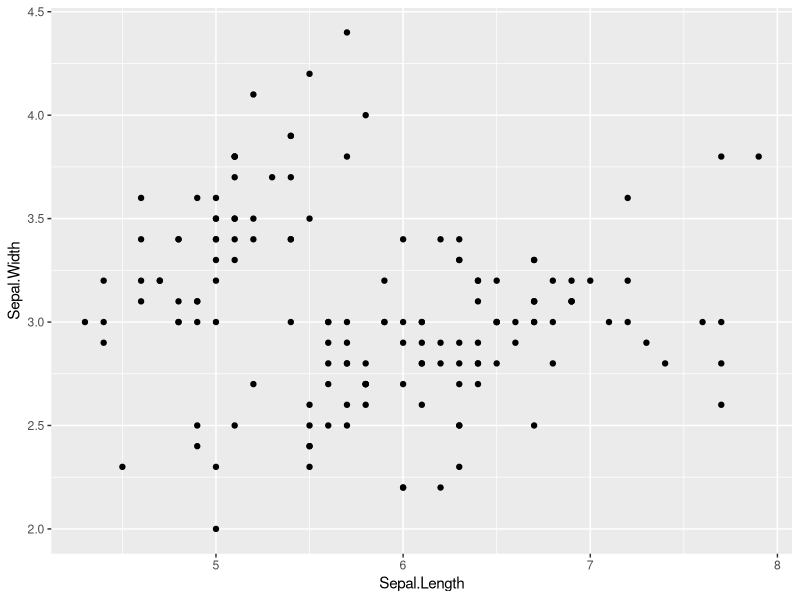
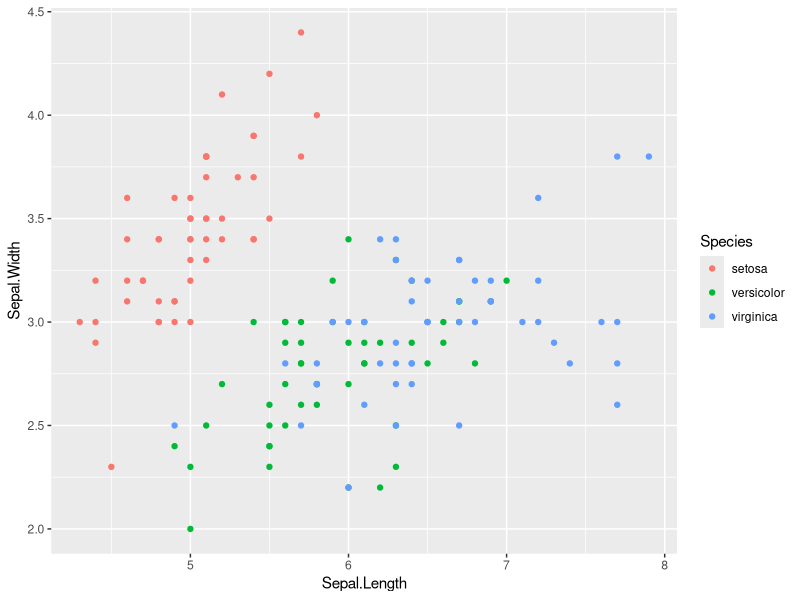
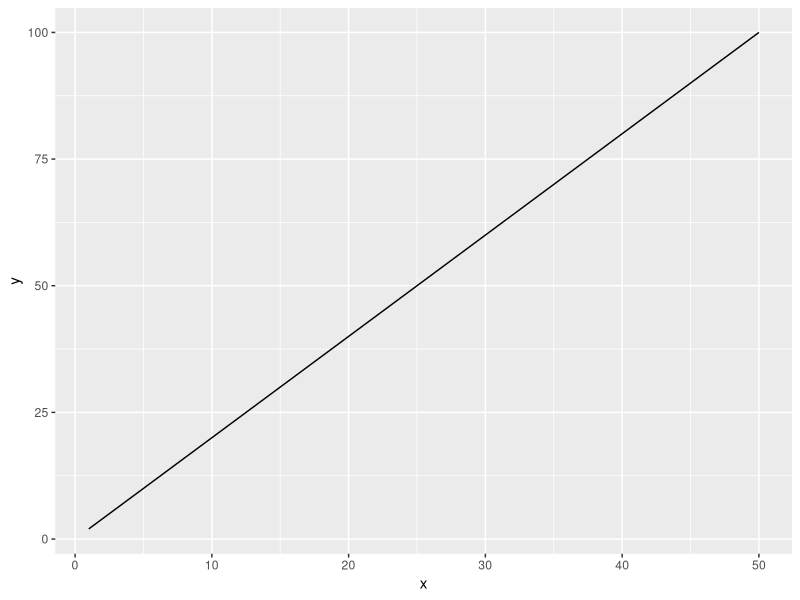
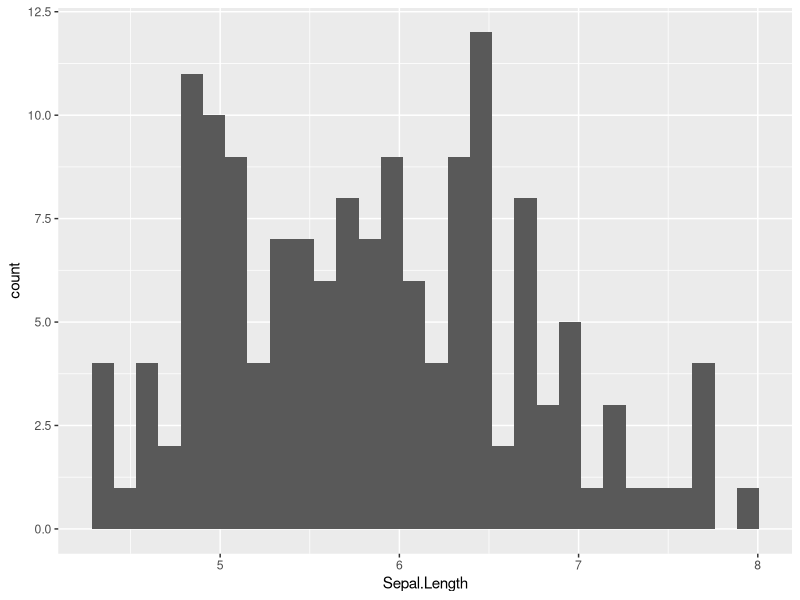
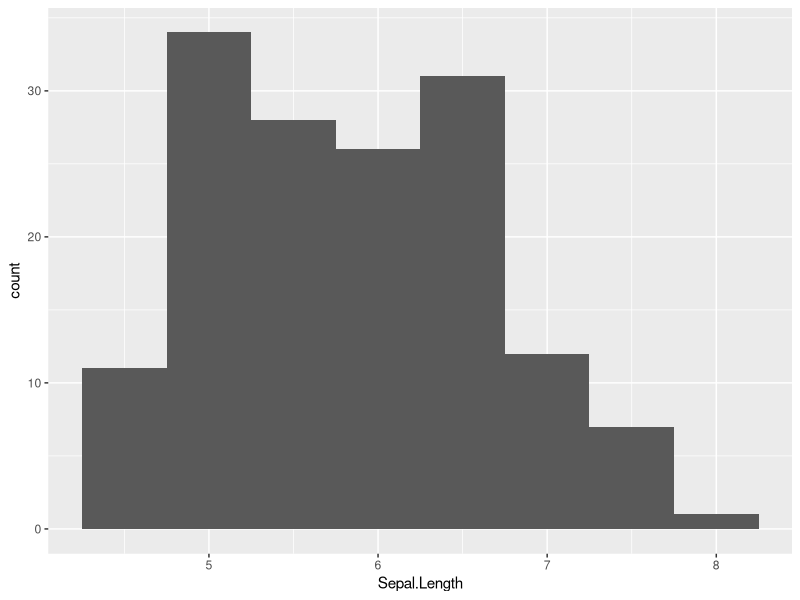
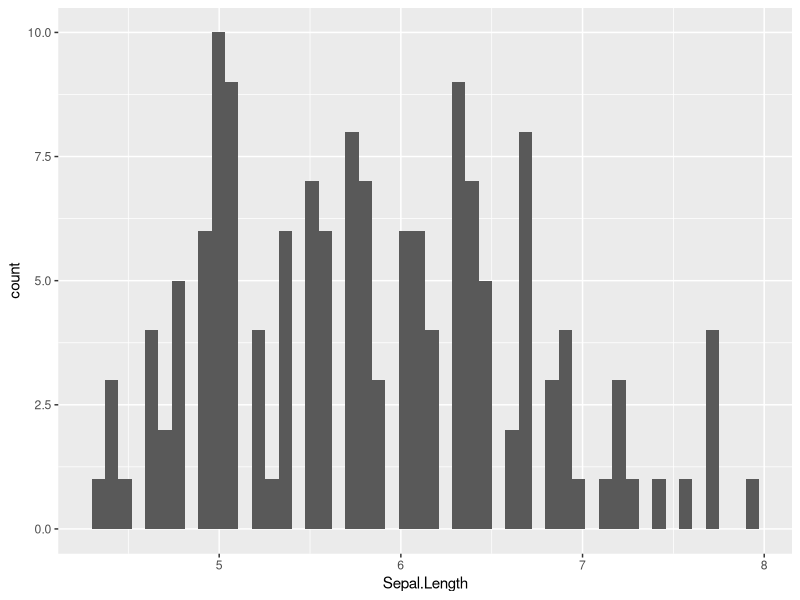
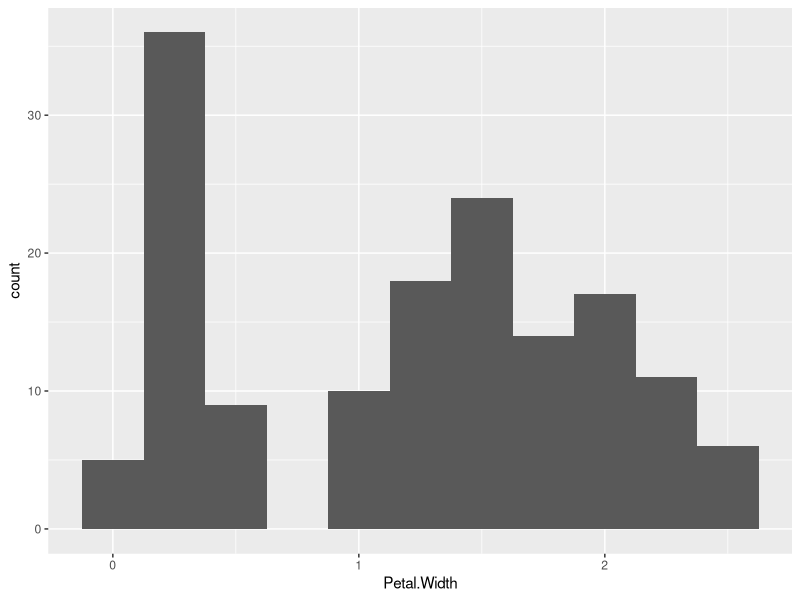
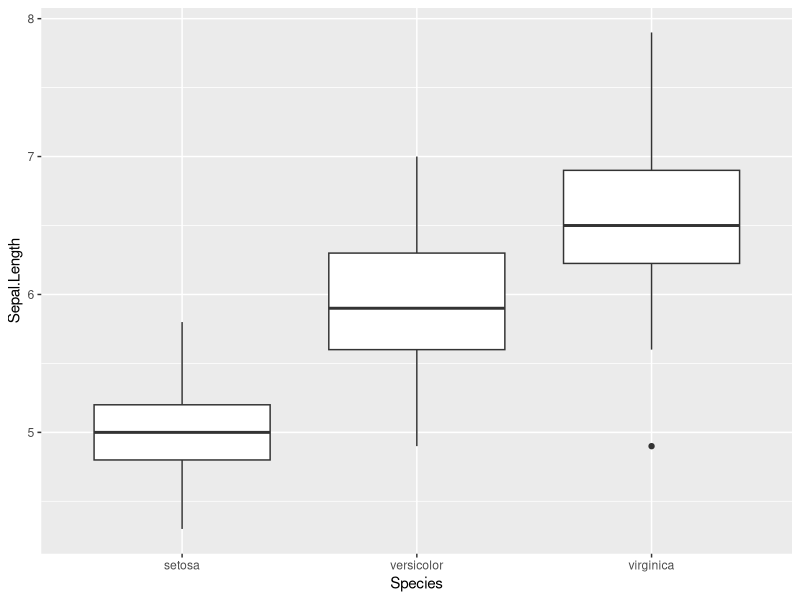

Write R code to recreate these figures, in order.

# visualization

# call library `tidyverse`
# we have to call tidyverse every single time
library(tidyverse)


# basic ggplot syntax -----------------------------------------------------

## scatter plot
iris %>% # hotkey for pipe is Ctr + Shift + M
  ggplot(aes(x = Sepal.Length,
             y = Sepal.Width)) +
  geom_point()

iris %>% 
  ggplot(aes(x = Sepal.Length,
             y = Sepal.Width,
             color = Species)) +
  geom_point()

# small exercise
# - draw a scatter plot
# - x axis is Petal.Length
# - y axis is Petal.Width
# - colored by Species

g <- iris %>% 
  ggplot(aes(x = Petal.Length,
             y = Petal.Width,
             color = Species)) +
  geom_point()


## line figure
df0 <- tibble(x = rep(1:50, 3),
              y = 2 * x)

df0 %>% 
  ggplot(aes(x = x,
             y = y)) +
  geom_line()
  
## histogram
iris %>% 
  ggplot(aes(x = Sepal.Length)) +
  geom_histogram()
  
iris %>% 
  ggplot(aes(x = Sepal.Length)) +
  geom_histogram(binwidth = 0.5)
  
iris %>% 
  ggplot(aes(x = Sepal.Length)) +
  geom_histogram(bins = 50)
  
## exercise
## - create a histogram of Petal.Width
## - specify binwidth to be 0.25
iris %>% 
  ggplot(aes(x = Petal.Width)) +
  geom_histogram(binwidth = 0.25)

## boxplot
iris %>% 
  ggplot(aes(x = Species,
             y = Sepal.Length)) +
  geom_boxplot()

iris %>% 
  ggplot(aes(x = Species,
             y = Sepal.Length,
             color = Species)) +
  geom_boxplot()

iris %>% 
  ggplot(aes(x = Species,
             y = Sepal.Length,
             fill = Species)) +
  geom_boxplot()

## exercise
## - create boxplot for Petal.Length, by Species
## - x is Species, y is Petal.Length
## - specify fill as Species

iris %>% 
  ggplot(aes(x = Species,
             y = Petal.Length,
             fill = Species)) +
  geom_boxplot()
  
  



  

